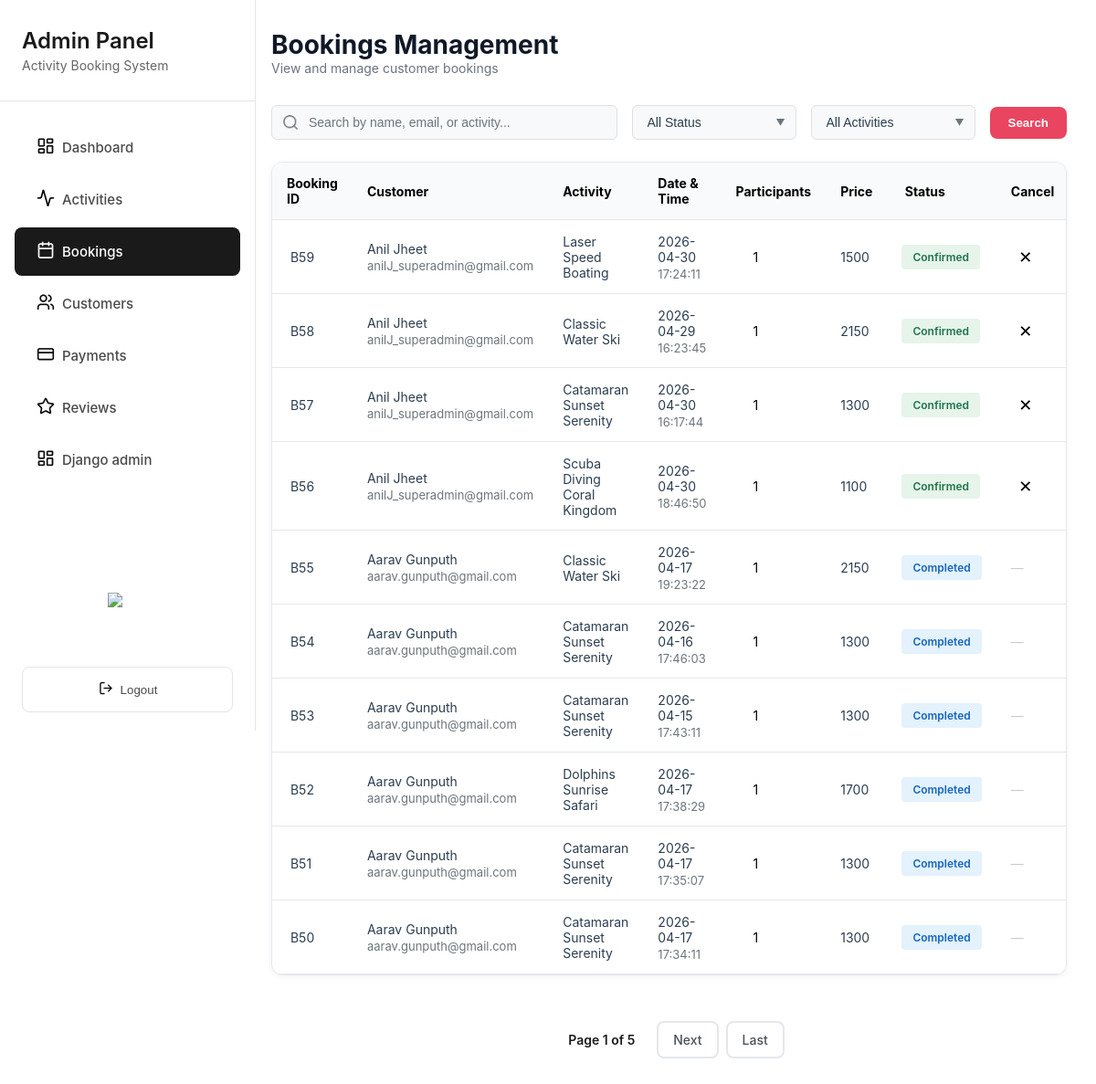
The page /grandblue/admin/bookings/ (signed in) on the database its author committed.
### merger/models.py (models this page shows, shortened)
class Booking(models.Model):
    class Status(models.TextChoices):
        CONFIRMED = "CONFIRMED", "Confirmed"
        CANCELLED = "CANCELLED", "Cancelled"
        COMPLETED = "COMPLETED", "Completed"
    customer = models.ForeignKey(User, related_name="bookings", on_delete=models.CASCADE)
    activity = models.ForeignKey(Activity, related_name="bookings", on_delete=models.CASCADE)
    date = models.DateField(help_text="Selected date for the activity")
    group_size = models.PositiveIntegerField(default=1)
    price_total = models.PositiveIntegerField(help_text="Total price (Rs)")
    status = models.CharField(max_length=12, choices=Status.choices, default=Status.CONFIRMED)
    created_at = models.DateTimeField(auto_now_add=True)
    cancelled_at = models.DateTimeField(blank=True, null=True)
    cancellation_reason = models.TextField(blank=True)
    class Meta:
        ordering = ["-created_at"]
        indexes = [
            models.Index(fields=["status"]),
            models.Index(fields=["date"]),
            models.Index(fields=["customer", "created_at"]),
        ]
        constraints = [
            models.CheckConstraint(
                condition=Q(date__gt=F("created_at")),
                name="booking_date_after_creation"
            ),
        ]

class User(AbstractUser):
    email = models.EmailField(blank=True, unique=True)
    date_joined = models.DateTimeField(default=timezone.now)
    phone = models.CharField(max_length=20, blank=True)
    total_bookings = models.PositiveIntegerField(default=0)
    total_spent = models.DecimalField(max_digits=10, decimal_places=2, default=0.00)
    USERNAME_FIELD = 'email'
    REQUIRED_FIELDS = []
    class Meta:
        ordering = ['email']

class Activity(models.Model):
    ACTIVITY_TYPES = [
        ("Catamaran", "Catamaran"),
        ("Scuba diving", "Scuba diving"),
        ("Dolphin watching", "Dolphin watching"),
        ("Water ski", "Water ski"),
        ("Speed boat", "Speed boat"),
    ]
    name = models.CharField(max_length=255)
    activity_type = models.CharField(max_length=120, blank=True, choices=ACTIVITY_TYPES)
    description = models.TextField()
    base_price = models.PositiveIntegerField(help_text="Price per pax (Rs)")
    location = models.CharField(max_length=120, blank=True)
    latitude = models.FloatField(null=True, blank=True)
    longitude = models.FloatField(null=True, blank=True)
    duration = models.CharField(max_length=60, blank=True)
    max_participants = models.PositiveIntegerField()
    created_at = models.DateTimeField(auto_now_add=True)
    activity_rules = models.TextField(blank=True, help_text="One rule per line")
    safety_equipment = models.TextField(blank=True, help_text="One item per line")
    cancellation_policy = models.TextField(blank=True, help_text="One policy per line")
    map_embed_url = models.TextField(blank=True)
    map_location_description = models.TextField(blank=True)
    class Meta:
        ordering = ["name"]
        indexes = [
            models.Index(fields=["name"]),
            models.Index(fields=["activity_type"]),
            models.Index(fields=["location"]),
        ]
        verbose_name = "Activity"
        verbose_name_plural = "Activities"

### merger/shared_views.py (the view, shortened to what this page needs)
# urls.py: path('admin/bookings/', BookingsPageView.as_view(), name='bookings'),
class BookingsPageView(LoginRequiredMixin, StaffRequiredMixin, ListView):
    model = Booking
    template_name = 'admin_booking.html'
    context_object_name = 'bookings'
    paginate_by = 10
    def get_queryset(self):
        queryset = Booking.objects.select_related('customer', 'activity').order_by('-created_at')
        status = self.request.GET.get('status')
        if status and status != 'all':
            queryset = queryset.filter(status=status.upper())
        activity = self.request.GET.get('activity')
        if activity and activity != 'all':
            queryset = queryset.filter(activity__activity_type=activity)
        search = self.request.GET.get('search')
        return queryset
    def get_context_data(self, **kwargs):
        context = super().get_context_data(**kwargs)
        context['active_class'] = 'bookings'
        context['current_status'] = self.request.GET.get('status', 'all')
        context['current_activity'] = self.request.GET.get('activity', 'all')
        context['current_search'] = self.request.GET.get('search', '')
        return context

### merger/shared_views.py (called while the page is built)
    def test_func(self):
        return self.request.user.is_staff

### merger/templates/admin_booking.html (shortened to what this page needs)
{% extends 'admin_sidebar.html' %}
{% load static %}
{% block extra_css %}
<link rel="stylesheet" href="{% static 'css/admin_booking.css' %}">
{% endblock %}
{% block content %}
<div class="page-header">
    <h1 class="page-title">Bookings Management</h1>
    <p class="page-subtitle">View and manage customer bookings</p>
</div>
<form method="get" action="" id="filterForm" onsubmit="return true;">
<div class="filter-bar">
    <div class="search-box">
        <input type="text" name="search" id="searchInput" placeholder="Search by name, email, or activity..." value="{{ current_search }}">
    </div>
    <div class="filter-dropdown">
        <select class="dropdown-select" name="status" id="statusFilter" onchange="document.getElementById('filterForm').submit()">
            <option value="all" {% if current_status == 'all' %}selected{% endif %}>All Status</option>
        </select>
    </div>
    <div class="filter-dropdown">
        <select class="dropdown-select" name="activity" id="activityFilter" onchange="document.getElementById('filterForm').submit()">
            <option value="all" {% if current_activity == 'all' %}selected{% endif %}>All Activities</option>
        </select>
    </div>
    <button type="submit" class="filter-submit-btn">Search</button>
</div>
</form>
<div class="table-container">
    <table>
        <thead>
            <tr>
                <th>Booking ID</th>
                <th>Customer</th>
                <th>Activity</th>
                <th>Date & Time</th>
                <th>Participants</th>
                <th>Price</th>
                <th style="white-space: pre;"> Status</th>
                <th>Cancel</th>
            </tr>
        </thead>
        <tbody id="bookingsTable">
            {% for booking in bookings %}
            <tr data-status="{{ booking.status|lower }}" data-activity="{{ booking.activity.activity_type }}"
                data-booking-id="{{ booking.id }}"
                style="--i: {{ forloop.counter }};">
                <td class="booking-id" style="white-space: pre;"> B{{ booking.id }}</td>
                <td>
                    <div class="customer-info">
                        <span class="customer-name">{{ booking.customer.first_name }} {{ booking.customer.last_name }}</span>
                        <span class="customer-email">{{ booking.customer.email }}</span>
                    </div>
                </td>
                <td class="activity-name">{{ booking.activity.name }}</td>
                <td>
                    <div class="datetime-info">
                        <span class="date">{{ booking.date|date:"Y-m-d" }}</span>
                        <span class="time">{{ booking.created_at|date:"H:i:s" }}</span>
                    </div>
                </td>
                <td class="participants">{{ booking.group_size }}</td>
                <td class="price">{{ booking.price_total }}</td>
                <td>
                    <span class="status-badge
                                {% if booking.status == 'CONFIRMED' %}
                                confirmed
                                {% elif booking.status == 'CANCELLED' %}
                                cancelled
                                {% elif booking.status == 'COMPLETED' %}
                                completed
                                {% endif %}
                            ">
                        {{ booking.get_status_display }}
                    </span>
                </td>
                <td class="cancel-cell">
                    {% if booking.status == 'CONFIRMED' %}
                    <form method="POST" action="{% url 'cancel_booking' booking.id %}">
                        <button type="button" class="cancel-btn" title="Cancel Booking" onclick="showCancelDialog('{{ booking.id }}', this)">✕</button>
                    </form>
                    {% else %}
                    <span style="color: #ccc;">—</span>
                    {% endif %}
                </td>
            </tr>
            {% empty %}
            <tr>
                <td colspan="8" style="text-align:center;">No Bookings found.</td>
            </tr>
            {% endfor %}
        </tbody>
    </table>
</div>
{% if is_paginated %}
<div class="pagination">
  <span class="page-current">
    Page {{ page_obj.number }} of {{ page_obj.paginator.num_pages }}
  </span>
  {% if page_obj.has_next %}
    <a href="?page={{ page_obj.next_page_number }}" class="page-link">Next</a>
    <a href="?page={{ page_obj.paginator.num_pages }}" class="page-link">Last</a>
  {% endif %}
</div>
{% endif %}
{% endblock %}

### merger/static/css/dark_mode.css (style rules this page uses)
:root { --bg-primary: #ffffff; --bg-secondary: #f8f9fa; --bg-tertiary: #e9ecef; --text-primary: #000000; --text-secondary: #333333; --text-muted: #666666; --border-color: #dee2e6; --card-bg: #ffffff; --input-bg: #ffffff; --shadow-color: rgba(0, 0, 0, 0.1); }

### merger/static/css/admin_sidebar.css (style rules this page uses)
* { margin: 0; padding: 0; box-sizing: border-box; }
body { font-family: -apple-system, BlinkMacSystemFont, 'Segoe UI', Roboto, Oxygen, Ubuntu, Cantarell, sans-serif; background-color: #f5f5f5; display: flex; min-height: 100vh; }

### merger/static/css/admin_booking.css (style rules this page uses)
* { margin: 0; padding: 0; box-sizing: border-box; }
body { font-family: -apple-system, BlinkMacSystemFont, 'Segoe UI', Roboto, 'Helvetica Neue', Arial, sans-serif; background: #ffffff; color: #000000; min-height: 100vh; }
.page-header { margin-bottom: 32px; }
.page-title { font-size: 28px; font-weight: 700; color: #111827; }
.page-subtitle { font-size: 14px; color: #6b7280; }
.table-container { background: #ffffff; border: 1px solid #e5e7eb; border-radius: 12px; box-shadow: 0 2px 6px rgba(0,0,0,0.05); overflow: hidden; opacity: 0; transform: scale(0.9) translateY(20px); animation: tableAppear 0.8s ease-out forwards, tableGlow 2s ease-in-out 0.5s infinite alternate; }
table { width: 100%; border-collapse: collapse; }
thead { background: #f9fafb; }
th, td { padding: 14px 16px; text-align: left; font-size: 14px; color: #000000; border-bottom: 1px solid #e5e7eb; }
tbody tr { transition: all 0.3s ease; position: relative; }
tbody tr::before { position: absolute; left: 0; top: 0; height: 100%; width: 3px; background: #e94560; transform: scaleY(0); transform-origin: top; transition: transform 0.3s ease; }
.table-container table tr { opacity: 0; transform: translateY(15px) scale(0.97); animation: rowFadeIn 0.5s cubic-bezier(.25,1,.33,1) forwards; }
.table-container table tr:nth-child(n) { animation-delay: calc(0.08s * var(--i)); }
.filter-bar { display: flex; gap: 16px; margin-bottom: 24px; align-items: center; }
.filter-submit-btn { padding: 10px 20px; background: #e94560; color: white; border: none; border-radius: 8px; font-weight: 600; cursor: pointer; transition: all 0.3s ease; }
.search-box { position: relative; flex: 1; max-width: 500px; }
.search-box input { width: 100%; padding: 10px 16px 10px 40px; background: #f8f9fa url(" ../images/search-icon.png") no-repeat 12px center; background-size: 16px 16px; border: 1px solid #e0e0e0; border-radius: 6px; color: #2c3e50; font-size: 14px; transition: all 0.2s ease; }
.search-box input::placeholder { color: #6c757d; }
.filter-dropdown { position: relative; }
.dropdown-select { padding: 10px 36px 10px 16px; background: #f8f9fa; border: 1px solid #e0e0e0; border-radius: 6px; color: #2c3e50; font-size: 14px; cursor: pointer; appearance: none; min-width: 180px; transition: all 0.2s ease; }
.filter-dropdown::after { content: '▼'; position: absolute; right: 12px; top: 50%; transform: translateY(-50%); font-size: 10px; color: #6c757d; pointer-events: none; }
.booking-id { color: #2c3e50; }
.customer-info { display: flex; flex-direction: column; gap: 2px; }
.customer-name { color: #2c3e50; }
.customer-email { font-size: 13px; color: #6c757d; }
.activity-name { color: #2c3e50; }
.datetime-info { display: flex; flex-direction: column; gap: 2px; }
.date { color: #2c3e50; }
.time { font-size: 13px; color: #6c757d; }
.participants { padding-right: 55px; text-align: center; }
.price { color: #2c3e50; }
.status-badge { display: inline-block; padding: 6px 12px; border-radius: 4px; font-size: 12px; font-weight: 600; text-transform: capitalize; }
.status-badge.confirmed { background: #E6F4EA; color: #20744A; }
.status-badge.completed { background: #E3F2FD; color: #1565C0; }
.cancel-btn { background: transparent; border: none; font-size: 18px; cursor: pointer; width: 32px; height: 32px; display: flex; align-items: center; justify-content: center; border-radius: 4px; transition: all 0.2s ease; }
.pagination { display: flex; justify-content: center; align-items: center; gap: 8px; margin-top: 30px; padding: 20px 0; }
.page-link { padding: 10px 16px; border: 2px solid #e5e7eb; border-radius: 8px; background: white; color: #495057; text-decoration: none; font-weight: 500; font-size: 14px; transition: all 0.3s ease; cursor: pointer; min-width: 45px; text-align: center; }
.page-current { padding: 10px 16px; font-weight: 600; color: #1a1a1a; font-size: 14px; }

### rows shown on the page
Booking: id "59", customer.first_name "Anil", customer.last_name "Jheet", customer.email "anilJ_superadmin@gmail.com", activity.name "Laser Speed Boating", date "2026-04-30", created_at "17:24:11", group_size "1", price_total "1500", status "Confirmed"
Booking: id "58", customer.first_name "Anil", customer.last_name "Jheet", customer.email "anilJ_superadmin@gmail.com", activity.name "Classic Water Ski", date "2026-04-29", created_at "16:23:45", group_size "1", price_total "2150", status "Confirmed"
Booking: id "57", customer.first_name "Anil", customer.last_name "Jheet", customer.email "anilJ_superadmin@gmail.com", activity.name "Catamaran Sunset Serenity", date "2026-04-30", created_at "16:17:44", group_size "1", price_total "1300", status "Confirmed"
Booking: id "56", customer.first_name "Anil", customer.last_name "Jheet", customer.email "anilJ_superadmin@gmail.com", activity.name "Scuba Diving Coral Kingdom", date "2026-04-30", created_at "18:46:50", group_size "1", price_total "1100", status "Confirmed"
Booking: id "55", customer.first_name "Aarav", customer.last_name "Gunputh", customer.email "aarav.gunputh@gmail.com", activity.name "Classic Water Ski", date "2026-04-17", created_at "19:23:22", group_size "1", price_total "2150", status "Completed"
Booking: id "54", customer.first_name "Aarav", customer.last_name "Gunputh", customer.email "aarav.gunputh@gmail.com", activity.name "Catamaran Sunset Serenity", date "2026-04-16", created_at "17:46:03", group_size "1", price_total "1300", status "Completed"
Booking: id "53", customer.first_name "Aarav", customer.last_name "Gunputh", customer.email "aarav.gunputh@gmail.com", activity.name "Catamaran Sunset Serenity", date "2026-04-15", created_at "17:43:11", group_size "1", price_total "1300", status "Completed"
Booking: id "52", customer.first_name "Aarav", customer.last_name "Gunputh", customer.email "aarav.gunputh@gmail.com", activity.name "Dolphins Sunrise Safari", date "2026-04-17", created_at "17:38:29", group_size "1", price_total "1700", status "Completed"
Booking: id "51", customer.first_name "Aarav", customer.last_name "Gunputh", customer.email "aarav.gunputh@gmail.com", activity.name "Catamaran Sunset Serenity", date "2026-04-17", created_at "17:35:07", group_size "1", price_total "1300", status "Completed"
Booking: id "50", customer.first_name "Aarav", customer.last_name "Gunputh", customer.email "aarav.gunputh@gmail.com", activity.name "Catamaran Sunset Serenity", date "2026-04-17", created_at "17:34:11", group_size "1", price_total "1300", status "Completed"

### other values the page prints
{{ page_obj.number }} "1"
{{ page_obj.paginator.num_pages }} "5"
